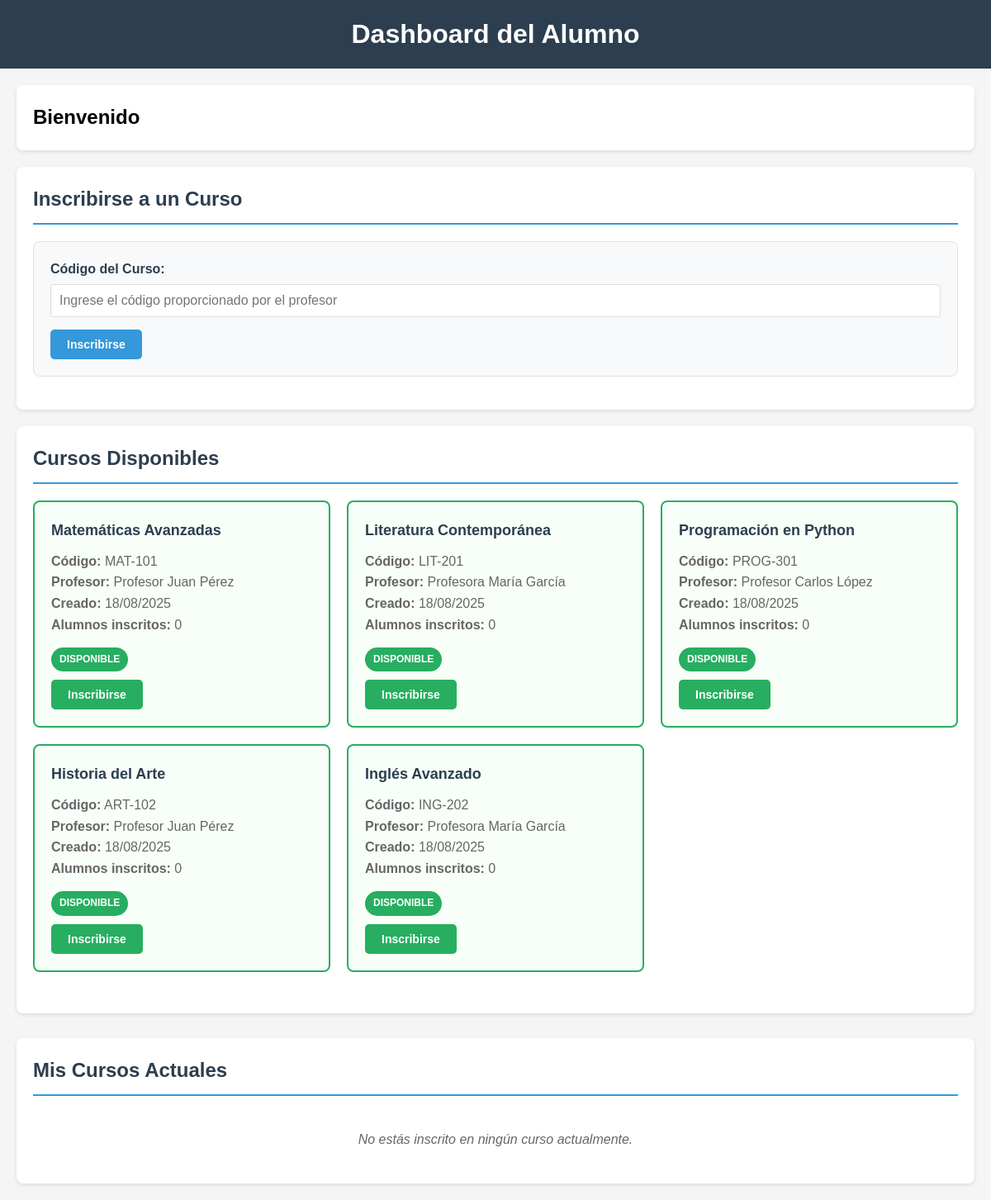
The page /vista_alumno.php on the database its author committed.
### tables this page shows
CREATE TABLE `cursos` (
  `id` int(11) NOT NULL,
  `nombre` varchar(150) NOT NULL,
  `codigo` varchar(50) NOT NULL,
  `profesor_id` int(11) NOT NULL,
  `creado_en` timestamp NULL DEFAULT current_timestamp()
);

CREATE TABLE `usuarios` (
  `id` int(11) NOT NULL,
  `nombre` varchar(100) NOT NULL,
  `correo` varchar(150) NOT NULL,
  `contrasena` varchar(255) NOT NULL,
  `rol` enum('profesor','alumno') NOT NULL,
  `creado_en` timestamp NULL DEFAULT current_timestamp()
);

### model/Database.php (called while the page is built, shortened)
<?php
class Database
{
  private $host = 'localhost';
  private $port = '3306';
  private $database = 'sistema_cursos';
  private $username = 'root';
  private $password = '';
  private $connection;
  private function connect()
  {
    try {
      $dsn = "mysql:host={$this->host};port={$this->port};dbname={$this->database};charset=utf8mb4";
      $this->connection = new PDO($dsn, $this->username, $this->password);
      $this->connection->setAttribute(PDO::ATTR_ERRMODE, PDO::ERRMODE_EXCEPTION);
      $this->connection->setAttribute(PDO::ATTR_DEFAULT_FETCH_MODE, PDO::FETCH_ASSOC);
    } catch (PDOException $e) {
      throw new Exception("Error de conexión a la base de datos: " . $e->getMessage());
    }
  }
  public function getConnection()
  {
    return $this->connection;
  }
}

### model/Curso.php (called while the page is built, shortened)
<?php
require_once 'Database.php';
class Curso
{
  private $connection;
  public $id;
  public function __construct()
  {
    $this->db = new Database();
    $this->connection = $this->db->getConnection();
  }
  public function obtenerTodos()
  {
    $query = "SELECT c.*, u.nombre as profesor_nombre
                  FROM cursos c
                  LEFT JOIN usuarios u ON c.profesor_id = u.id
                  ORDER BY c.creado_en DESC";
    $stmt = $this->connection->prepare($query);
    $stmt->execute();
    return $stmt->fetchAll();
  }
  public function contarAlumnosInscritos()
  {
    $query = "SELECT COUNT(*) as total FROM inscripciones WHERE curso_id = :id";
    $stmt = $this->connection->prepare($query);
    $stmt->bindParam(':id', $this->id);
    $stmt->execute();
    $result = $stmt->fetch();
    return $result['total'];
  }
}

### vista_alumno.php (the view, shortened to what this page needs)
<?php
require_once 'model/Database.php';
require_once 'model/Curso.php';
$database = new Database();
$db = $database->getConnection();
$curso = new Curso($db);
$cursos_disponibles = [];
$cursos_totales = $curso->obtenerTodos();
$cursos_inscritos = $curso->obtenerPorAlumno($_SESSION['usuario_id']);
$cursos_inscritos_ids = array_column($cursos_inscritos, 'id');
foreach ($cursos_totales as $curso_item) {
    if (!in_array($curso_item['id'], $cursos_inscritos_ids)) {
        $curso_item['alumnos_inscritos'] = $curso->contarAlumnosInscritos($curso_item['id']);
        $cursos_disponibles[] = $curso_item;
    }
}
?>
<!DOCTYPE html>
<html lang="es">
<head>
</head>
<body>
    <div class="header">
        <h1>Dashboard del Alumno</h1>
    </div>
    <div class="container">
        <div class="user-info">
            <h2>Bienvenido</h2>
        </div>
        <div class="courses-section">
            <h2 class="section-title">Inscribirse a un Curso</h2>
            <div class="enrollment-form">
                <form method="POST" action="">
                    <div class="form-group">
                        <label for="codigo_curso">Código del Curso:</label>
                        <input type="text" id="codigo_curso" name="codigo_curso"
                               placeholder="Ingrese el código proporcionado por el profesor" required>
                    </div>
                    <button type="submit" class="btn btn-primary">Inscribirse</button>
                </form>
            </div>
        </div>
        <div class="courses-section">
            <h2 class="section-title">Cursos Disponibles</h2>
            <?php if (empty($cursos_disponibles)): ?>
                <div class="no-courses">
                    <p>No hay cursos disponibles para inscripción en este momento.</p>
                </div>
            <?php else: ?>
                <div class="course-grid">
                    <?php foreach ($cursos_disponibles as $curso_item): ?>
                        <div class="course-card available">
                            <div class="course-name"><?php echo htmlspecialchars($curso_item['nombre']); ?></div>
                            <div class="course-info">
                                <p><strong>Código:</strong> <?php echo htmlspecialchars($curso_item['codigo']); ?></p>
                                <p><strong>Profesor:</strong> <?php echo htmlspecialchars($curso_item['profesor_nombre']); ?></p>
                                <p><strong>Creado:</strong> <?php echo date('d/m/Y', strtotime($curso_item['creado_en'])); ?></p>
                                <p><strong>Alumnos inscritos:</strong> <?php echo $curso_item['alumnos_inscritos']; ?></p>
                            </div>
                            <span class="course-status status-available">DISPONIBLE</span>
                            <br>
                            <form method="POST" action="" style="display: inline;">
                                <button type="submit" class="btn btn-enroll">Inscribirse</button>
                            </form>
                        </div>
                    <?php endforeach; ?>
                </div>
            <?php endif; ?>
        </div>
        <div class="my-courses">
            <div class="courses-section">
                <h2 class="section-title">Mis Cursos Actuales</h2>
                <?php
                $cursos_inscritos = $curso->obtenerPorAlumno($_SESSION['usuario_id']);
                if (empty($cursos_inscritos)): ?>
                    <div class="no-courses">
                        <p>No estás inscrito en ningún curso actualmente.</p>
                    </div>
                <?php endif; ?>
            </div>
        </div>
    </div>
</body>
</html>

### vista_alumno.php (style rules this page uses)
* { margin: 0; padding: 0; box-sizing: border-box; }
body { font-family: Arial, sans-serif; background-color: #f5f5f5; line-height: 1.6; }
.header { background-color: #2c3e50; color: white; padding: 1rem; text-align: center; }
.container { max-width: 1200px; margin: 20px auto; padding: 0 20px; }
.user-info { background-color: white; padding: 20px; border-radius: 8px; margin-bottom: 20px; box-shadow: 0 2px 5px rgba(0,0,0,0.1); }
.courses-section { background-color: white; padding: 20px; border-radius: 8px; box-shadow: 0 2px 5px rgba(0,0,0,0.1); margin-bottom: 20px; }
.section-title { color: #2c3e50; margin-bottom: 20px; border-bottom: 2px solid #3498db; padding-bottom: 10px; }
.enrollment-form { background-color: #f8f9fa; padding: 20px; border-radius: 8px; margin-bottom: 20px; border: 1px solid #dee2e6; }
.form-group { margin-bottom: 15px; }
.form-group label { display: block; margin-bottom: 5px; font-weight: bold; color: #2c3e50; }
.form-group input { width: 100%; padding: 10px; border: 1px solid #ddd; border-radius: 4px; font-size: 16px; }
.btn { padding: 10px 20px; border: none; border-radius: 5px; cursor: pointer; font-size: 14px; font-weight: bold; transition: background-color 0.3s; }
.btn-primary { background-color: #3498db; color: white; }
.btn-enroll { background-color: #27ae60; color: white; }
.course-grid { display: grid; grid-template-columns: repeat(auto-fit, minmax(350px, 1fr)); gap: 20px; margin-bottom: 30px; }
.course-card { border: 2px solid #ddd; border-radius: 8px; padding: 20px; transition: all 0.3s; }
.course-card.available { border-color: #27ae60; background-color: #f8fff8; }
.course-name { font-size: 18px; font-weight: bold; margin-bottom: 10px; color: #2c3e50; }
.course-info { color: #666; margin-bottom: 15px; }
.course-status { display: inline-block; padding: 5px 10px; border-radius: 15px; font-size: 12px; font-weight: bold; margin-bottom: 10px; }
.status-available { background-color: #27ae60; color: white; }
.my-courses { margin-top: 30px; }
.no-courses { text-align: center; color: #666; font-style: italic; padding: 20px; }

### rows shown on the page
cursos: nombre "Matemáticas Avanzadas", codigo "MAT-101", profesor.nombre "Profesor Juan Pérez", creado_en "18/08/2025", alumnos_inscritos "0"
cursos: nombre "Literatura Contemporánea", codigo "LIT-201", profesor.nombre "Profesora María García", creado_en "18/08/2025", alumnos_inscritos "0"
cursos: nombre "Programación en Python", codigo "PROG-301", profesor.nombre "Profesor Carlos López", creado_en "18/08/2025", alumnos_inscritos "0"
cursos: nombre "Historia del Arte", codigo "ART-102", profesor.nombre "Profesor Juan Pérez", creado_en "18/08/2025", alumnos_inscritos "0"
cursos: nombre "Inglés Avanzado", codigo "ING-202", profesor.nombre "Profesora María García", creado_en "18/08/2025", alumnos_inscritos "0"
